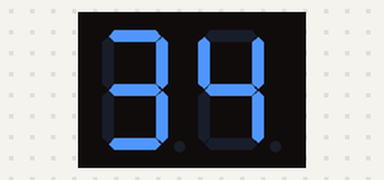
The sketch below on a simulated Arduino Uno, built with avr-gcc and run on an emulated ATmega328P. On the bench: 2-digit seven-segment display.

Above: at 0.1 s.
At 1.1 s:
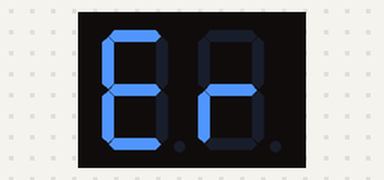

Measured:
- what the display in image 0 shows lasts 1.0 s, from 0.0 s to 1.0 s

The sketch:

04e_7seg_bibloteka_przerwanie.ino
```cpp
#include "SevSeg.h"
#include "TimerOne.h"

//Stwórz instancję wyswietlacz
SevSeg wyswietlacz;

void setup() {
  Timer1.initialize(10000); // Ustawienie przerwania czasowego na 10ms
  Timer1.attachInterrupt(refresh); //Jako kod przerwania wywołaj funkcję refresh
  //Ustawienie parametrów wyświetlacza i jego inicjacja
  byte numDigits = 2; //Ile cyfr ma wyświetlacz
  byte digitPins[] = {10, 11}; //Piny cyfr
  byte segmentPins[] = {9, 8, 2, 5, 4, 7, 6, 3}; //Piny segmentów {A, B, C, D, E, F, G, P}
  bool resistorsOnSegments = true; //Czy są rezystory na segmentach
  byte hardwareConfig = COMMON_CATHODE; // Typ podłączenia
  wyswietlacz.begin(hardwareConfig, numDigits, digitPins, segmentPins, resistorsOnSegments);
}

void refresh(){
  wyswietlacz.refreshDisplay();
}

void loop() {
  wyswietlacz.setNumber(34); //Wyswietl liczbę 34
  delay(1000);
  wyswietlacz.setChars("er");
  delay(1000);
}
```
